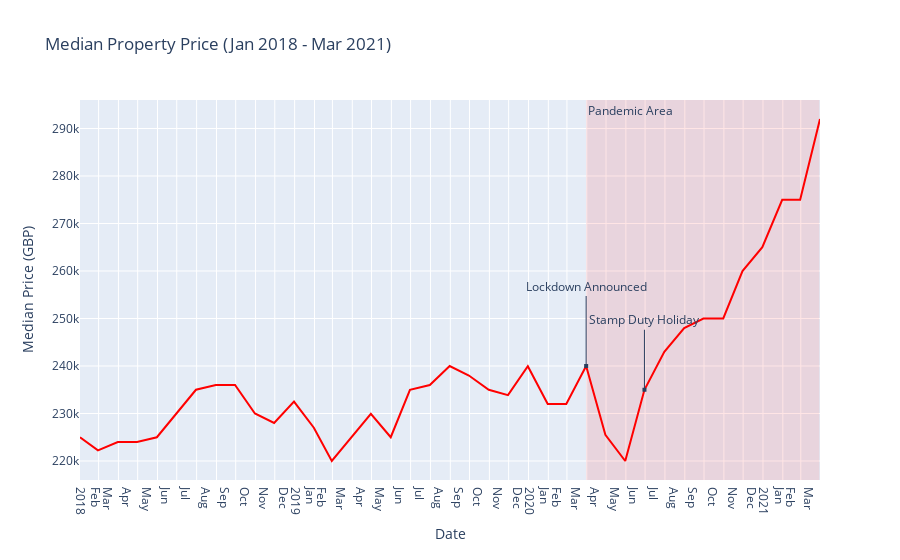

Notebook code for this chart:
### Code cell
fig = go.Figure()

#Adding line for Median Price
fig.add_trace(go.Scatter(
    x=median['Dates'],
    y=median['Price'],
    name = "Median House Price GBP",
    line = dict(color='red')))

#Inserting graphic to denote pandemic area
fig.add_vrect(x0="2020-03-31", x1="2021-03-30", annotation_text="Pandemic Area", 
              annotation_position="top left", fillcolor="red", opacity=0.1, line_width=0)

#Inserting key date annotations
fig.add_annotation(x = datetime.strptime('31-03-2020', '%d-%m-%Y'), y = 240000,
        xref = 'x', yref = 'y', text = 'Lockdown Announced', showarrow = True,
        arrowhead = 7, ax = 0, ay = -80)
fig.add_annotation(x = datetime.strptime('30-06-2020', '%d-%m-%Y'), y = 235000,
        xref = 'x', yref = 'y', text = 'Stamp Duty Holiday', showarrow = True,
        arrowhead = 7, ax = 0, ay = -70)

#Setting title and updating axis labels
fig.update_layout(
    title="Median Property Price (Jan 2018 - Mar 2021)",
    xaxis_title="Date", yaxis_title="Median Price (GBP)")

fig.update_xaxes(dtick="M1", tickformat="%b\n%Y", ticklabelmode="period")

fig.show()

### Figure 1 — Plotly figure (JSON) as saved in the notebook; plotly's stock layout.template omitted (floating-point values rounded to 4 significant figures)
{"data": [{"line": {"color": "red"}, "name": "Median House Price GBP", "type": "scatter", "x": ["2018-01-31T00:00:00", "2018-02-28T00:00:00", "2018-03-31T00:00:00", "2018-04-30T00:00:00", "2018-05-31T00:00:00", "2018-06-30T00:00:00", "2018-07-31T00:00:00", "2018-08-31T00:00:00", "2018-09-30T00:00:00", "2018-10-31T00:00:00", "2018-11-30T00:00:00", "2018-12-31T00:00:00", "2019-01-31T00:00:00", "2019-02-28T00:00:00", "2019-03-31T00:00:00", "2019-04-30T00:00:00", "2019-05-31T00:00:00", "2019-06-30T00:00:00", "2019-07-31T00:00:00", "2019-08-31T00:00:00", "2019-09-30T00:00:00", "2019-10-31T00:00:00", "2019-11-30T00:00:00", "2019-12-31T00:00:00", "2020-01-31T00:00:00", "2020-02-29T00:00:00", "2020-03-31T00:00:00", "2020-04-30T00:00:00", "2020-05-31T00:00:00", "2020-06-30T00:00:00", "2020-07-31T00:00:00", "2020-08-31T00:00:00", "2020-09-30T00:00:00", "2020-10-31T00:00:00", "2020-11-30T00:00:00", "2020-12-31T00:00:00", "2021-01-31T00:00:00", "2021-02-28T00:00:00", "2021-03-31T00:00:00"], "y": [225000, 222225, 224000, 224000, 225000, 230000, 235000, 236000, 236000, 230000, 228000, 232500, 227000, 220000, 225000, 229950, 225000, 235000, 236000, 240000, 238000, 235000, 233875, 239950, 232000, 232000, 240000, 225500, 220000, 235000, 243000.0, 248000, 250000, 250000, 260000, 265000, 275000, 275000, 292000]}], "layout": {"annotations": [{"showarrow": false, "text": "Pandemic Area", "x": "2020-03-31", "xanchor": "left", "xref": "x", "y": 1, "yanchor": "top", "yref": "y domain"}, {"arrowhead": 7, "ax": 0, "ay": -80, "showarrow": true, "text": "Lockdown Announced", "x": "2020-03-31T00:00:00", "xref": "x", "y": 240000, "yref": "y"}, {"arrowhead": 7, "ax": 0, "ay": -70, "showarrow": true, "text": "Stamp Duty Holiday", "x": "2020-06-30T00:00:00", "xref": "x", "y": 235000, "yref": "y"}], "shapes": [{"fillcolor": "red", "line": {"width": 0}, "opacity": 0.1, "type": "rect", "x0": "2020-03-31", "x1": "2021-03-30", "xref": "x", "y0": 0, "y1": 1, "yref": "y domain"}], "title": {"text": "Median Property Price (Jan 2018 - Mar 2021)"}, "xaxis": {"dtick": "M1", "tickformat": "%b\n%Y", "ticklabelmode": "period", "title": {"text": "Date"}}, "yaxis": {"title": {"text": "Median Price (GBP)"}}}}
